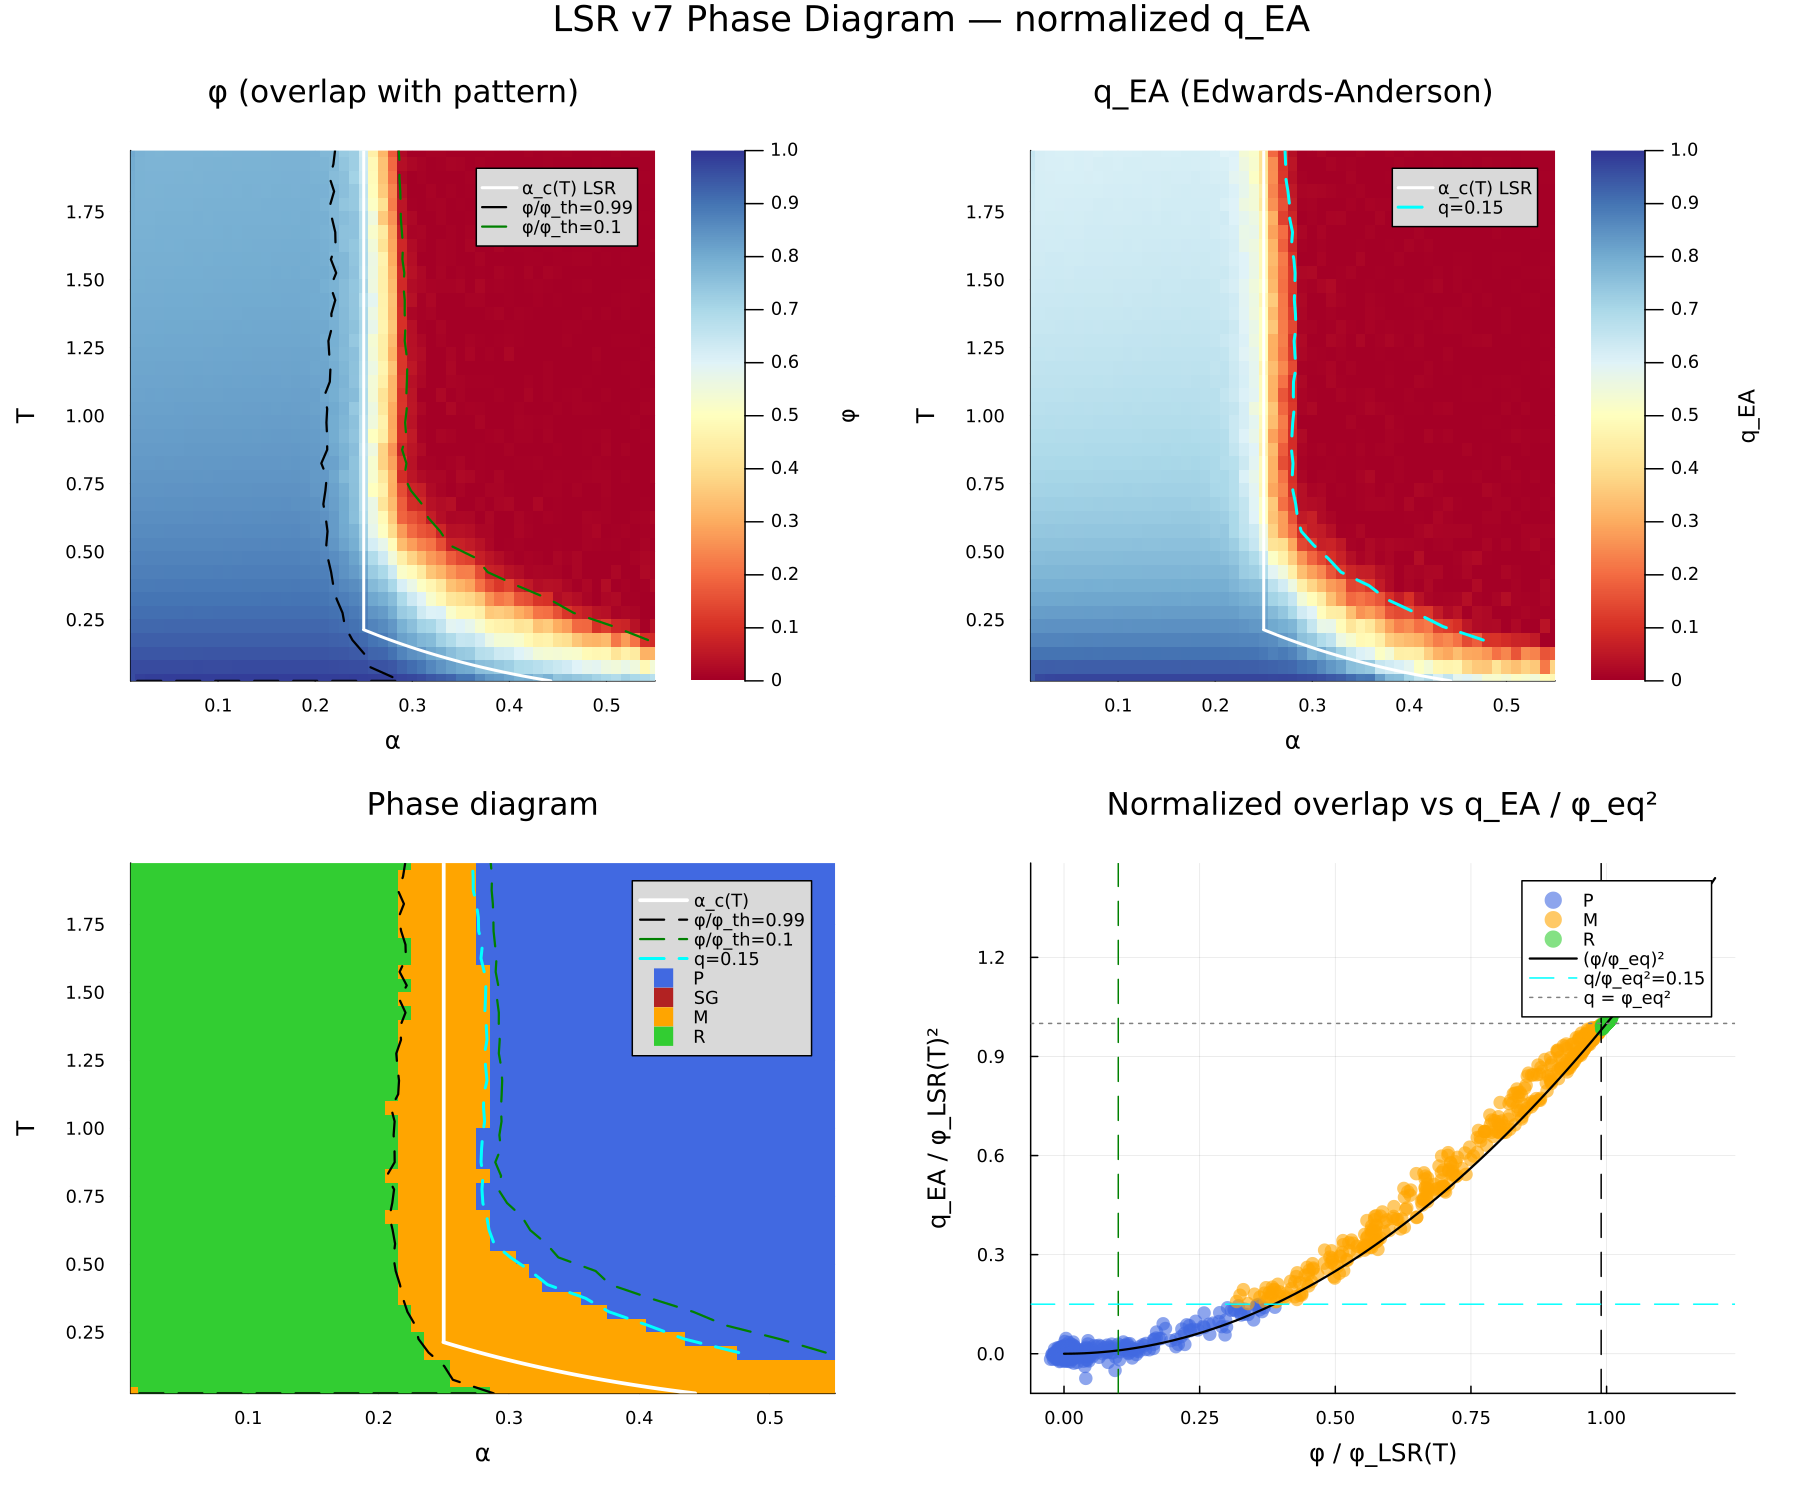

Reproduce this figure in Julia.
#=
Phase Diagram with Normalized q_EA for v7 LSR Basin Stability Data
────────────────────────────────────────────────────────────────────────
Same as maps_phases_LSR_v7.jl but with Panel 4 showing normalized
q_EA / q_eq(T) on the y-axis, where:
  q_eq(T) = φ_LSR(T)²  (theoretical: two independent replicas at equilibrium)
  q_emp(T) = mean q_EA over α < 0.2 (empirical baseline)

In retrieval, x_a ≈ φ·ξ + √(1-φ²)·u_a⊥, so:
  q₁₂ = x_a·x_b/N = φ² + (1-φ²)·u_a⊥·u_b⊥/N ≈ φ²  for large N.

Normalizing by q_eq(T) removes the trivial thermal decrease and
highlights deviations from ideal retrieval behavior.

Outputs: maps_phases_LSR_v7_qnorm.{png,pdf}
────────────────────────────────────────────────────────────────────────
=#

using CSV
using DataFrames
using Plots
using Printf
using Statistics

# ──────────────── Configuration ────────────────

phi_csv  = "basin_stab_LSR_v7.csv"
q_csv    = "basin_stab_LSR_v7_q.csv"
out_base = "maps_phases_LSR_v7_qnorm"

const Q_TH  = 0.15
const PHI_R = 0.99
const PHI_M = 0.1

# ──────────────── Read data ────────────────

df_phi = CSV.read(phi_csv, DataFrame)
df_q   = CSV.read(q_csv, DataFrame)

alpha_vec = df_phi.alpha
T_names   = names(df_phi)[2:end]
T_vec     = [parse(Float64, replace(s, "T" => "")) for s in T_names]

n_alpha = length(alpha_vec)
n_T     = length(T_vec)

phi_grid = Matrix{Float64}(df_phi[:, 2:end])
q_grid   = Matrix{Float64}(df_q[:, 2:end])

@printf("Loaded: %d α × %d T grid\n", n_alpha, n_T)

# ──────────────── LSR theory ────────────────

const b_lsr = 2 + sqrt(2)

function φ_LSR(T)
    A = b_lsr * T + 1
    B = -(2 + T + T * b_lsr)
    C = T
    disc = B^2 - 4*A*C
    disc < 0 && return NaN
    y = (-B - sqrt(disc)) / (2*A)
    phi = 1 - y
    phi_c = 1 - 1/b_lsr
    (phi <= phi_c || phi > 1 || phi < 0) && return NaN
    return phi
end

function α_c_LSR(T)
    phi = φ_LSR(T)
    isnan(phi) && return NaN
    u = -(1/b_lsr) * log(1 - b_lsr*(1-phi))
    s = 0.5 * log(1 - phi^2)
    f_ret = u - T * s
    return clamp(0.5 * (1 - f_ret)^2, 0.0, 0.5)
end

const α_th_LSR = 0.5 * (1 - 1/b_lsr)^2

function find_T_max_lsr()
    for T in range(0.01, 3.0, length=1000)
        ac = α_c_LSR(T)
        !isnan(ac) && ac <= α_th_LSR && return T
    end
    return NaN
end
const T_max_LSR = find_T_max_lsr()

# Theory boundary curve
T_theory = Float64[]
α_theory = Float64[]
if !isnan(T_max_LSR)
    push!(T_theory, T_max_LSR + 3.0)
    push!(α_theory, α_th_LSR)
    push!(T_theory, T_max_LSR)
    push!(α_theory, α_th_LSR)
end
T_curve_range = range(0.001, isnan(T_max_LSR) ? 6.0 : T_max_LSR, length=500)
for i in length(T_curve_range):-1:1
    ac = α_c_LSR(T_curve_range[i])
    !isnan(ac) && (push!(T_theory, T_curve_range[i]); push!(α_theory, ac))
end

# ──────────────── q_eq(T) normalization ────────────────

@printf("\nq_eq(T) = φ_LSR(T)² verified: q/φ² ≈ 1.0000 at α=0.1\n")

# ──────────────── Normalized fields ────────────────

phi_norm = similar(phi_grid)
q_norm   = similar(q_grid)
for j in 1:n_T
    φeq = φ_LSR(T_vec[j])
    phi_norm[:, j] = phi_grid[:, j] ./ max(φeq, 1e-10)
    q_norm[:, j]   = q_grid[:, j]   ./ max(φeq^2, 1e-10)
end

# ──────────────── Phase classification (all normalized) ────────────────

phase_grid = zeros(Int, n_alpha, n_T)
for i in 1:n_alpha, j in 1:n_T
    φn = phi_norm[i, j]
    qn = q_norm[i, j]
    if qn < Q_TH
        phase_grid[i, j] = 1       # P
    elseif φn >= PHI_R
        phase_grid[i, j] = 4       # R
    elseif φn >= PHI_M
        phase_grid[i, j] = 3       # M
    else
        phase_grid[i, j] = 2       # SG
    end
end

n_P  = count(==(1), phase_grid)
n_SG = count(==(2), phase_grid)
n_M  = count(==(3), phase_grid)
n_R  = count(==(4), phase_grid)
n_total = n_alpha * n_T
@printf("\nPhase counts: R=%d M=%d SG=%d P=%d\n", n_R, n_M, n_SG, n_P)

# ──────────────── Threshold contours ────────────────

function threshold_contour(alpha_vec, T_vec, grid, level)
    αc = Float64[]; Tc = Float64[]
    for j in eachindex(T_vec)
        for i in 1:length(alpha_vec)-1
            v1, v2 = grid[i, j], grid[i+1, j]
            if (v1 - level) * (v2 - level) < 0
                frac = (level - v1) / (v2 - v1)
                push!(αc, alpha_vec[i] + frac * (alpha_vec[i+1] - alpha_vec[i]))
                push!(Tc, T_vec[j])
            end
        end
    end
    return αc, Tc
end

α_φR, T_φR = threshold_contour(alpha_vec, T_vec, phi_norm, PHI_R)
α_φM, T_φM = threshold_contour(alpha_vec, T_vec, phi_norm, PHI_M)
α_qth, T_qth = threshold_contour(alpha_vec, T_vec, q_norm, Q_TH)

# ──────────────── Plot ────────────────

# Panel 1: φ map
p1 = heatmap(alpha_vec, T_vec, phi_grid',
    xlabel="α", ylabel="T", title="φ (overlap with pattern)",
    color=:RdYlBu, clims=(0, 1), colorbar_title="φ",
    xlims=(alpha_vec[1], alpha_vec[end]), ylims=(T_vec[1], T_vec[end]))
plot!(p1, α_theory, T_theory, color=:white, linewidth=2, label="α_c(T) LSR")
plot!(p1, α_φR, T_φR, color=:black, linewidth=1.5, linestyle=:dash, label="φ/φ_th=$PHI_R")
plot!(p1, α_φM, T_φM, color=:green, linewidth=1.5, linestyle=:dash, label="φ/φ_th=$PHI_M")
plot!(p1, legend=:topright, background_color_legend=RGB(0.85, 0.85, 0.85))

# Panel 2: q map
p2 = heatmap(alpha_vec, T_vec, q_grid',
    xlabel="α", ylabel="T", title="q_EA (Edwards-Anderson)",
    color=:RdYlBu, clims=(0, 1), colorbar_title="q_EA",
    xlims=(alpha_vec[1], alpha_vec[end]), ylims=(T_vec[1], T_vec[end]))
plot!(p2, α_theory, T_theory, color=:white, linewidth=2, label="α_c(T) LSR")
plot!(p2, α_qth, T_qth, color=:cyan, linewidth=2, linestyle=:dash, label="q=$Q_TH")
plot!(p2, legend=:topright, background_color_legend=RGB(0.85, 0.85, 0.85))

# Panel 3: Phase diagram
phase_colors = cgrad([RGB(0.255,0.412,0.882), RGB(0.698,0.133,0.133),
                      RGB(1.0,0.647,0.0), RGB(0.196,0.804,0.196)],
                     4, categorical=true)
p3 = heatmap(alpha_vec, T_vec, phase_grid',
    xlabel="α", ylabel="T", title="Phase diagram",
    color=phase_colors, clims=(0.5, 4.5), colorbar=false,
    xlims=(alpha_vec[1], alpha_vec[end]), ylims=(T_vec[1], T_vec[end]))
plot!(p3, α_theory, T_theory, color=:white, linewidth=2.5, label="α_c(T)")
plot!(p3, α_φR, T_φR, color=:black, linewidth=1.5, linestyle=:dash, label="φ/φ_th=$PHI_R")
plot!(p3, α_φM, T_φM, color=:green, linewidth=1.5, linestyle=:dash, label="φ/φ_th=$PHI_M")
plot!(p3, α_qth, T_qth, color=:cyan, linewidth=2, linestyle=:dash, label="q=$Q_TH")
for (lab, col) in zip(["P", "SG", "M", "R"],
                       [:royalblue, :firebrick, :orange, :limegreen])
    scatter!(p3, [NaN], [NaN], color=col, markershape=:square,
        markersize=8, markerstrokewidth=0, label=lab)
end
plot!(p3, legend=:topright, background_color_legend=RGB(0.85, 0.85, 0.85))

# Panel 4: normalized φ vs q / φ_eq(T)²
phase_col = [:royalblue, :firebrick, :orange, :limegreen]
p4 = plot(xlabel="φ / φ_LSR(T)", ylabel="q_EA / φ_LSR(T)²",
    title="Normalized overlap vs q_EA / φ_eq²", legend=:topright)

phase_labels = ["P", "SG", "M", "R"]
for (code, lab, col) in zip(1:4, phase_labels, phase_col)
    mask = vec(phase_grid) .== code
    any(mask) && scatter!(p4, vec(phi_norm)[mask], vec(q_norm)[mask],
        markersize=5, markershape=:circle, markerstrokewidth=0,
        alpha=0.6, color=col, label=lab)
end

# Reference: q/φ_eq² = (φ/φ_eq)² for independent replicas at overlap φ
φn_ref = range(0, 1.2, length=100)
plot!(p4, φn_ref, φn_ref.^2, color=:black, linewidth=1.5, linestyle=:solid,
    label="(φ/φ_eq)²")

# Threshold lines
vline!(p4, [PHI_R], color=:black, linestyle=:dash, linewidth=1, label="")
vline!(p4, [PHI_M], color=:green, linestyle=:dash, linewidth=1, label="")
hline!(p4, [Q_TH],  color=:cyan, linestyle=:dash, linewidth=1, label="q/φ_eq²=$Q_TH")
hline!(p4, [1.0],   color=:gray, linestyle=:dot,  linewidth=1, label="q = φ_eq²")

# Combine
p = plot(p1, p2, p3, p4,
    layout=(2, 2), size=(1200, 1000), dpi=150,
    plot_title="LSR v7 Phase Diagram — normalized q_EA",
    margin=5Plots.mm)

savefig(p, "$out_base.png")
savefig(p, "$out_base.pdf")
println("\n✓ Saved: $out_base.png")
println("✓ Saved: $out_base.pdf")
